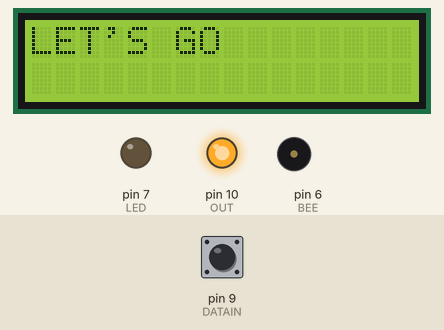
Bench run of a sketch on a simulated Arduino Uno, built with avr-gcc and run on an emulated ATmega328P. Parts: 16×2 character LCD, output pins drawn as LEDs (lit = HIGH), buzzer (waves = sounding). Inputs (shaded band) come from the test bench; at power-on: pin 9 (DATAIN) HIGH. What the sketch prints to the serial monitor is not drawn.

Above: at 1.2 s.
1.3 s: pin 9 (DATAIN) pulled LOW for 0.6 s
At 2.3 s:
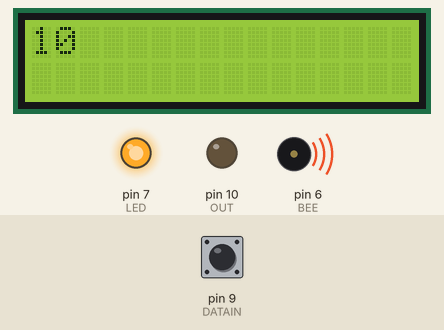
4.9 s: pin 9 (DATAIN) pulled LOW for 3.2 s
At 8.9 s:
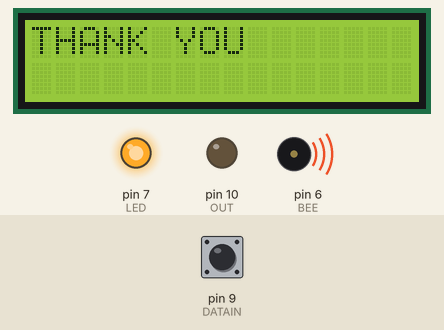
9.6 s: pin 9 (DATAIN) pulled LOW for 1 s
At 12.0 s:
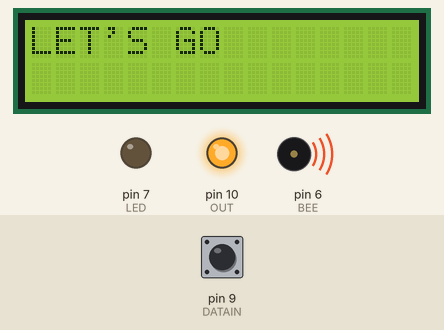
Timing chart, 0 to 21.1 s (numbered marks = the images above; inputs shaded):
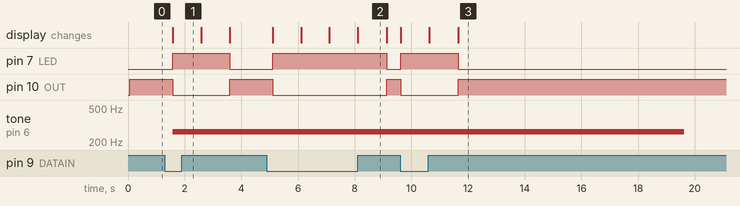

Measured:
- after the input at 1.3 s, pin 7 (LED): LOW → HIGH after 0.27 s, → LOW 2.0 s later; pin 10 (OUT): HIGH → LOW after 0.28 s, → HIGH 2.0 s later; tone on pin 6 (BEE): silent → 262 Hz after 0.28 s; the display: changes after 0.28 s (image 1)
- after the input at 4.9 s, pin 7 (LED): LOW → HIGH after 0.20 s, → LOW 4.0 s later; pin 10 (OUT): HIGH → LOW after 0.21 s, → HIGH 4.0 s later; the display: first changes after 0.21 s (image 2 shows a later state)
- after the input at 9.6 s, pin 7 (LED): LOW → HIGH at once, → LOW 2.0 s later; pin 10 (OUT): HIGH → LOW at once, → HIGH 2.0 s later; tone on pin 6 (BEE): 262 Hz → silent after 10.0 s instead of 7.5 s; the display: first changes at once (image 3 shows a later state)
- what the display in image 2 shows lasts 1.0 s, from 8.1 s to 9.1 s

The sketch:

done.ino
```cpp
#include <LiquidCrystal.h>

// initialize the library by associating any needed LCD interface pin
// with the arduino pin number it is connected to
const int rs = 12, en = 11, d4 = 5, d5 = 4, d6 = 3, d7 = 2;
LiquidCrystal lcd(rs, en, d4, d5, d6, d7);
//LicuidCrystsal_PCF8574 lcd(0x27);
int LED=7,DATAIN=9;
int OUT=10;
int BEE=6;
int i;
int j;
bool judgeOverheat=0;
bool flag=0;

void setup() {
  Serial.begin(9600);
  // set up the LCD's number of columns and rows:
  lcd.begin(16, 2);
  //lcd.setBacklight(50);

  // Print a message to the LCD.
  lcd.print("LET'S GO");
  pinMode(LED, OUTPUT);
  pinMode(OUT,OUTPUT);
  pinMode(BEE,OUTPUT);
  pinMode(DATAIN, INPUT_PULLUP);

}

void loop() {

  digitalWrite(LED, LOW);
  digitalWrite(OUT, HIGH);

  while(digitalRead(9)){
  lcd.clear();
  lcd.print("LET'S GO");
  lcd.display();
  delay(500);
  }
  //问候显示


  digitalWrite(LED, HIGH);
  lcd.clear();

  Serial.print(digitalRead(9));

  for(i=10;i>0&(~digitalRead(9));i--){
    digitalWrite(LED, HIGH);
    digitalWrite(OUT, LOW);
    lcd.print(i);
    lcd.display();
    tone(6, 262, 10000);
    delay(1000);
    if(i==1)
    {
      flag=1;
    }
  }
  //吹风以及倒数显示结束
  while(flag&(~digitalRead(9)))
  {
    digitalWrite(OUT, HIGH);
    digitalWrite(LED, LOW);
    tone(0, 0, 0);
    lcd.clear();
    lcd.print("OVERHEAT");
    delay(1000);

  }
  //过热保护


  for(i=5;i>0&(digitalRead(9));i--){
    lcd.clear();
    lcd.print("THANK YOU");
    lcd.display();
    delay(200);
  }
  //再见显示结束
}
```
